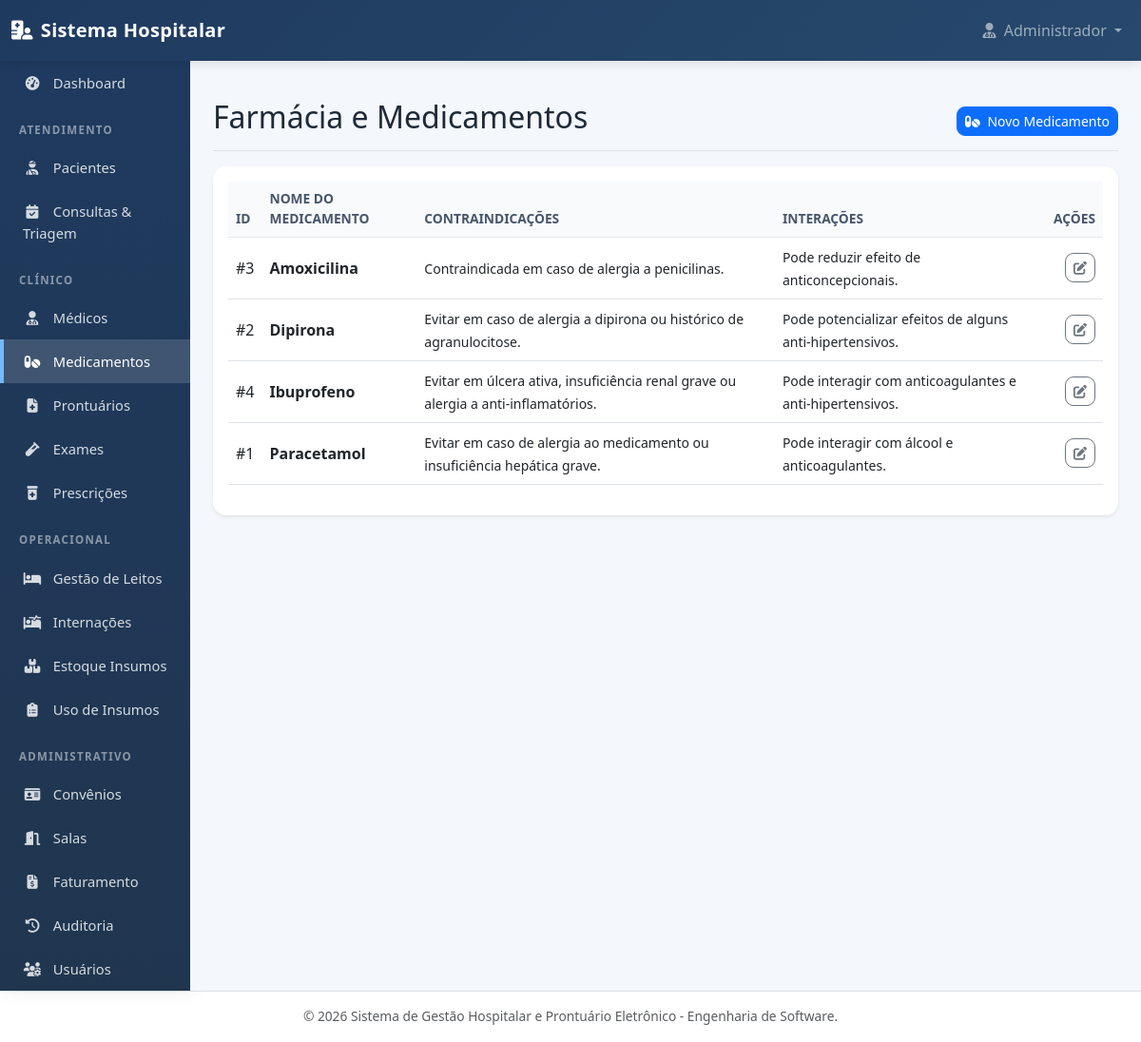
Page /medicamentos.php on the committed database.
### tables this page shows
CREATE TABLE medicamentos (
    id_medicamento INT AUTO_INCREMENT PRIMARY KEY,
    nome_medicamento VARCHAR(120) NOT NULL,
    contraindicacoes TEXT NULL,
    interacoes_medicamentosas TEXT NULL,
    valor_unitario DECIMAL(10,2) NOT NULL DEFAULT 0.00,
    quantidade_estoque INT NOT NULL DEFAULT 0
);

### model/Medicamento.php (called while the page is built, shortened)
<?php
class Medicamento {
    private $conn;
    public function __construct($db = null) {
        $this->conn = $db;
    }
    private function executarDAO($metodo, $argumentos = []) {
        $daoPath = __DIR__ . '/../dao/MedicamentoDAO.php';
        $dao = new MedicamentoDAO($this->conn);
        return call_user_func_array([$dao, $metodo], $argumentos);
    }
    public function read(...$argumentos) {
        return $this->executarDAO('read', $argumentos);
    }
}
?>

### dao/MedicamentoDAO.php (called while the page is built, shortened)
<?php
class MedicamentoDAO {
    private $conn;
    private $table_name = "medicamentos";
    public function __construct($db) {
        $this->conn = $db;
    }
    public function read() {
        try {
            $query = "SELECT *
                    FROM " . $this->table_name . "
                    ORDER BY nome_medicamento ASC";
            $stmt = $this->conn->prepare($query);
            $stmt->execute();
            return $stmt;
        } catch (PDOException $e) {
            return null;
        }
    }
}
?>

### medicamentos.php (the view, shortened to what this page needs)
<?php
require_once __DIR__ . '/model/Medicamento.php';
require_once __DIR__ . '/views/header.php';
try {
    if (method_exists('Database', 'getInstance')) {
        $database = Database::getInstance();
    } else {
        $database = new Database();
    }
    $db = $database->getConnection();
    $medModel = new Medicamento($db);
    $stmt = $medModel->read();
    $num = ($stmt) ? $stmt->rowCount() : 0;
} catch (Exception $e) {
    $erroMedicamento = $e->getMessage();
    $stmt = false;
    $num = 0;
}
?>
<div class="d-flex justify-content-between flex-wrap flex-md-nowrap align-items-center pt-3 pb-2 mb-3 border-bottom">
    <h1 class="h2">Farmácia e Medicamentos</h1>
    <button class="btn btn-sm btn-primary" data-bs-toggle="modal" data-bs-target="#modalNovoMed">
        <i class="fas fa-pills me-1"></i> Novo Medicamento
    </button>
</div>
<div class="card shadow-sm border-0">
    <div class="card-body">
        <div class="table-responsive">
            <table class="table table-hover align-middle">
                <thead class="table-light">
                    <tr>
                        <th>ID</th>
                        <th>Nome do Medicamento</th>
                        <th>Contraindicações</th>
                        <th>Interações</th>
                        <th class="text-end">Ações</th>
                    </tr>
                </thead>
                <tbody>
                    <?php if ($num > 0): ?>
                        <?php while ($row = $stmt->fetch(PDO::FETCH_ASSOC)): ?>
                            <?php
                                $idMedicamento = $row['id_medicamento'] ?? '';
                                $nomeMedicamento = $row['nome_medicamento'] ?? '';
                                $contraindicacoes = $row['contraindicacoes'] ?? '';
                                $interacoes = $row['interacoes_medicamentosas'] ?? '';
                            ?>
                            <tr>
                                <td>
                                    #<?php echo htmlspecialchars($idMedicamento); ?>
                                </td>
                                <td>
                                    <strong><?php echo htmlspecialchars($nomeMedicamento); ?></strong>
                                </td>
                                <td>
                                    <?php if (!empty($contraindicacoes)): ?>
                                        <small><?php echo htmlspecialchars($contraindicacoes); ?></small>
                                    <?php else: ?>
                                        <span class="text-muted small">Não informado</span>
                                    <?php endif; ?>
                                </td>
                                <td>
                                    <?php if (!empty($interacoes)): ?>
                                        <small><?php echo htmlspecialchars($interacoes); ?></small>
                                    <?php else: ?>
                                        <span class="text-muted small">Não informado</span>
                                    <?php endif; ?>
                                </td>
                                <td class="text-end">
                                    <a
                                        href="medicamento_editar.php?id=<?php echo urlencode($idMedicamento); ?>"
                                        class="btn btn-sm btn-outline-secondary"
                                        title="Editar medicamento"
                                    >
                                        <i class="fas fa-edit"></i>
                                    </a>
                                </td>
                            </tr>
                        <?php endwhile; ?>
                    <?php endif; ?>
                </tbody>
            </table>
        </div>
    </div>
</div>
<?php require_once __DIR__ . '/views/footer.php'; ?>

### views/header.php (style rules this page uses)
:root { --primary-color: #1f3a5f; --secondary-color: #27496d; --accent-color: #0d6efd; --bg-light: #f4f7fb; --text-dark: #1f2937; }
* { box-sizing: border-box; }
body { background-color: var(--bg-light); font-family: 'Segoe UI', Tahoma, Geneva, Verdana, sans-serif; color: var(--text-dark); }
h1, h2, h3, h4, h5 { color: #111827; font-weight: 700; }
.card { border: none; border-radius: 14px; box-shadow: 0 8px 22px rgba(15, 23, 42, 0.06); margin-bottom: 22px; overflow: hidden; }
.btn { border-radius: 9px; font-weight: 500; }
.table { background-color: #ffffff; }
.table thead th { font-size: 0.86rem; text-transform: uppercase; color: #475569; background-color: #f8fafc; border-bottom: 1px solid #e5e7eb; }

### rows in the picture
medicamentos: id_medicamento "3", nome_medicamento "Amoxicilina", contraindicacoes "Contraindicada em caso de alergia a penicilinas.", interacoes_medicamentosas "Pode reduzir efeito de anticoncepcionais."
medicamentos: id_medicamento "2", nome_medicamento "Dipirona", contraindicacoes "Evitar em caso de alergia a dipirona ou histórico de agranulocitose.", interacoes_medicamentosas "Pode potencializar efeitos de alguns anti-hipertensivos."
medicamentos: id_medicamento "4", nome_medicamento "Ibuprofeno", contraindicacoes "Evitar em úlcera ativa, insuficiência renal grave ou alergia a anti-inflamatórios.", interacoes_medicamentosas "Pode interagir com anticoagulantes e anti-hipertensivos."
medicamentos: id_medicamento "1", nome_medicamento "Paracetamol", contraindicacoes "Evitar em caso de alergia ao medicamento ou insuficiência hepática grave.", interacoes_medicamentosas "Pode interagir com álcool e anticoagulantes."

### other values in the picture
$_SESSION['nome_usuario'] "Administrador"
